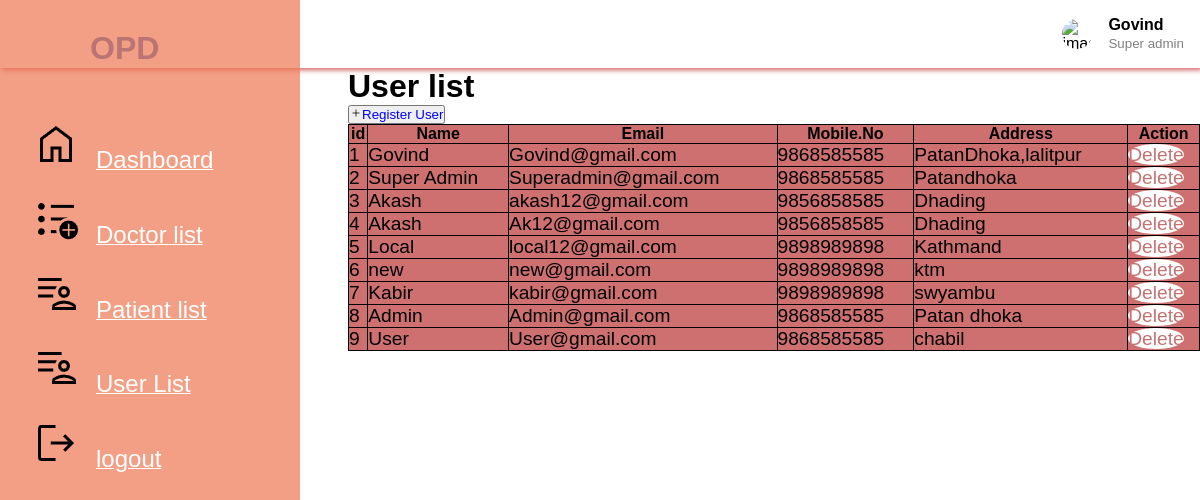
/user_list.php (signed in), run on the app's committed database.
### tables this page shows
CREATE TABLE `register` (
  `id` int(200) NOT NULL,
  `Name` varchar(200) NOT NULL,
  `Email` varchar(200) NOT NULL,
  `Password` varchar(200) NOT NULL,
  `MNumber` bigint(50) NOT NULL,
  `Address` varchar(200) NOT NULL,
  `user_type` varchar(100) NOT NULL
);

### user_list.php (the view, shortened to what this page needs)
<?php
include "connect.php";
$Email = $_SESSION['Email'];
$sql="SELECT Name FROM register where Email ='$Email'";
$result =$con->query($sql);
$final = $result -> fetch_assoc();
?>
<!DOCTYPE html>
<html lang="en">
<head>
  <link rel="stylesheet" href="css/list.css">
  <link rel="stylesheet" href="css/dashboard.css">
</head>
<body>
  <div>
    <div class="submenu">
      <?php
      include('./partial/side_menu.php')
      ?>
      <?php
      include('./partial/_nav.php')
      ?>
    </div>
    <div class="innertable">
      <h1>User list</h1>
      <table>
        <tr alignitem="center">
          <?php
          include 'connect.php';
          $sql = "SELECT * FROM register";
          $result = $con->query($sql);
          ?>
          <?php
          if ($result->num_rows > 0) {
          ?>
            <table>
              <a href="./register_user.php"> <span> <button style="color:blue;"> <img src="icons/add.png" alt="imag enot found" height="12px">Register User</button></span></a>
              <tr>
                <th>id</th>
                <th>Name</th>
                <th>Email</th>
                <th>Mobile.No</th>
                <th>Address</th>
                <th>Action</th>
              </tr>
                <?php
                $i = 0;
                while ($row = mysqli_fetch_array($result)) {
                ?>
              <td><?php echo $i + 1;   ?></td>
              <td> <?php echo $row['Name'] ?></td>
              <td> <?php echo $row['Email'] ?></td>
              <td> <?php echo $row['MNumber'] ?></td>
              <td> <?php echo $row['Address'] ?></td>
              <td>
                <span><a href="delete_user_list.php ?deleteid=<?php echo $row['id']; ?>" class='btn'>Delete</a> </span>
        </tr>
      <?php
                  $i++;
                }
      ?>
      </table>
    <?php
          } else {
            echo "No result found";
          }
    ?>
    </div>
</body>
</html>

### partial/_nav.php (shortened to what this page needs)
<header>
        <div class="user_wrapper">
            <img src="./images/i.jpg" alt="image not found" width="30px" height="30px" alt="">
        <div>
            <h4><?php echo $final['Name']  ?></h4>
            <small>Super admin</small>
        </div>
        </div>
    </header>

### css/list.css (style rules this page uses)
.innertable { margin-left: 29%; }
table { background-color: rgb(206, 112, 112); width: 100%; padding: 0; }
table td { font-size: 1.2rem; padding: 0; }
.btn { background-color: #fff; color: rgb(197, 114, 114); border-radius: 50%; text-decoration: none; }
table, th, td { border: 1px solid black; border-collapse: collapse; }

### css/dashboard.css (style rules this page uses)
* { padding:0; margin: 0; box-sizing: border-box; list-style-type: non; font-family: 'Poppins' , sans-serif; }
header { display: flex; justify-content: space-between; padding: 1rem; box-shadow: 2px 2px 5px rgb(210, 95, 95); }
.user_wrapper { display: flex; align-items: center; }
.user_wrapper img { border-radius: 50%; margin-right: 1rem; }
.user_wrapper small { display: inline-block; color: gray; }

### css/side_menu.css (style rules this page uses)
* { margin: 0; padding:0; box-sizing: border-box; }

### data on the page
register: Name "Govind", Email "Govind@gmail.com", MNumber "9868585585", Address "PatanDhoka,lalitpur"
register: Name "Super Admin", Email "Superadmin@gmail.com", MNumber "9868585585", Address "Patandhoka"
register: Name "Akash", Email "akash12@gmail.com", MNumber "9856858585", Address "Dhading"
register: Name "Akash", Email "Ak12@gmail.com", MNumber "9856858585", Address "Dhading"
register: Name "Local", Email "local12@gmail.com", MNumber "9898989898", Address "Kathmand"
register: Name "new", Email "new@gmail.com", MNumber "9898989898", Address "ktm"
register: Name "Kabir", Email "kabir@gmail.com", MNumber "9898989898", Address "swyambu"
register: Name "Admin", Email "Admin@gmail.com", MNumber "9868585585", Address "Patan dhoka"
register: Name "User", Email "User@gmail.com", MNumber "9868585585", Address "chabil"
